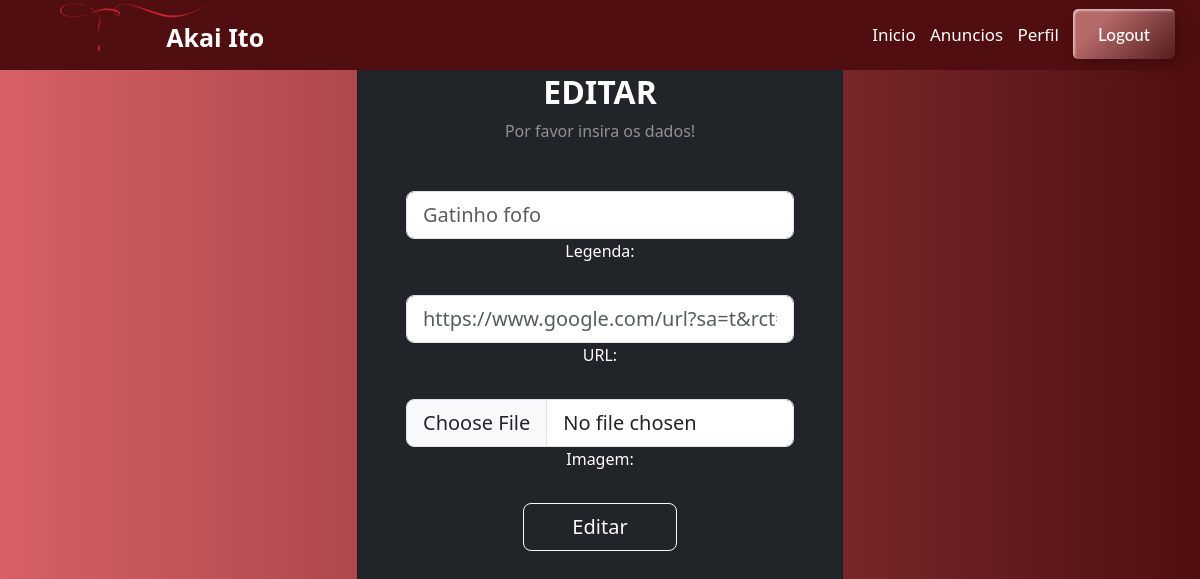
The page /anunciante_edit_anuncio.php?id=34 (signed in) on the database its author committed.
### tables this page shows
CREATE TABLE `anuncios` (
  `id` int(11) NOT NULL,
  `legenda` varchar(150) NOT NULL,
  `URL` varchar(300) NOT NULL,
  `id_user` int(11) NOT NULL,
  `imagem` varchar(100) NOT NULL
);

### anunciante_edit_anuncio.php (the view, shortened to what this page needs)
<?php
include("conexao.php");
?>
<!DOCTYPE html>
<html lang="en">
<head>
    <link rel="stylesheet" type="text/css" href="css/style.css">
    <link href="https://cdn.jsdelivr.net/npm/bootstrap@5.3.0-alpha3/dist/css/bootstrap.min.css" rel="stylesheet">
</head>
<body>
<section class="min-vh-100 gradient-custom">
  <nav>
    <img class="logo" src="img/akai-ito-.png" alt="some text" width=150 height=50>
    <label class="name">Akai Ito</label>
        <ul>
            <li><a href="anunciantehome.php">Inicio</a></li>
            <li><a href="anunciante_anuncios.php">Anuncios</a></li>
            <li><a href="anunciante_perfil.php">Perfil</a></li>
            <li><a href="logout.php" class="custom-btn btn-4">Logout</a></li>
        </ul>
  </nav>
<?php
$id_edit = $_GET['id'];
$dados = mysqli_query($data,"select * from anuncios WHERE id = '$id_edit'");
while ($d = mysqli_fetch_array($dados))
{
    $legenda= $d['legenda'];
    $URL = $d['URL'];
}
 if(isset($_GET['id']))
{
?>
  <div class="row d-flex justify-content-center align-items-center h-100">
      <div class="col-12 col-md-8 col-lg-6 col-xl-5">
        <div class="card bg-dark text-white" style="border-radius: 1rem;">
          <div class="card-body p-5 text-center">
            <div class="mb-md-5 mt-md-4 pb-5">
            <form action="anunciante_edicao_anuncio.php" method="POST" enctype="multipart/form-data">
              <h2 class="fw-bold mb-2 text-uppercase">Editar</h2>
              <p class="text-white-50 mb-5">Por favor insira os dados!</p>
              <div class="form-outline form-white mb-4">
                <input type="text" id="new_legenda" name="new_legenda" class="form-control form-control-lg" placeholder="<?php echo $legenda; ?>"/>
                <label class="form-label" for="new_legenda">Legenda: </label>
              </div>
              <div class="form-outline form-white mb-4">
                <input type="text" id="new_URL" name="new_URL" class="form-control form-control-lg" placeholder="<?php echo $URL; ?>"/>
                <label class="form-label" for="new_URL">URL: </label>
              </div>
              <div class="form-outline form-white mb-4">
                <input type="file" id="new_img" name="new_img" class="form-control form-control-lg"/>
                <label class="form-label" for="new_img">Imagem: </label>
              </div>
              <div class="form-outline form-white mb-4">
                <input class="btn btn-outline-light btn-lg px-5" type="submit" name="editar" value="Editar">
              </div>
            </div>
<?php } ?>
            </div>
        </div>
      </div>
    </div>
</section>
</body>
</html>

### css/style.css (style rules this page uses)
.gradient-custom { background: #D76067; background: -webkit-linear-gradient(to right, #500E10, #500E10); background: linear-gradient(to right, #D76067, #500E10) }
nav { position: fixed; background-color:#500E10; height: 70px; width: 100%; z-index: 1; }
.logo { font-size: 25px; position: relative; left: 5%; top: 1%; font-weight: bold; }
.name { font-size: 25px; position: relative; left: 1%; color: #ffffff; top: 25%; font-weight: bold; }
ul { position: relative; float: right; margin-right: 20px; }
ul li { display: inline-block; line-height: 70px; margin: 0 5px; }
ul li a { text-decoration: none; color: #ffffff; font-size: 17px; }
.custom-btn { justify-content: center; height: 50px; color: #fff; border-radius: 5px; padding: 10px 25px; font-family: 'Lato', sans-serif; text-align: center; font-weight: 500; background: transparent; cursor: pointer; transition: all 0.3s ease; position: relative; display: inline-block; box-shadow:inset 2px 2px 2px 0px rgba(255,255,255,.5), 7px 7px 20px 0px rgba(0,0,0,.1), 4px 4px 5px 0px rgba(0,0,0,.1); outline: none; margin-bottom: 10px; }
.btn-4 { background-color: #ffffff; background-image: linear-gradient(315deg, #541d1d 0%, rgb(182, 105, 105) 74%); line-height: 32px; padding-left: 5x; padding-right: 5x; padding-top: 5x; padding-bottom: 5x; border: none; }
.btn-4:before, .btn-4:after { position: absolute; content: ""; right: 0; top: 0; box-shadow: 4px 4px 6px 0 rgba(255,255,255,.9), -4px -4px 6px 0 rgba(116, 125, 136, .2), inset -4px -4px 6px 0 rgba(255,255,255,.9), inset 4px 4px 6px 0 rgba(116, 125, 136, .3); transition: all 0.3s ease; }
.btn-4:before { height: 0%; width: .1px; }
.btn-4:after { width: 0%; height: .1px; }

### rows shown on the page
anuncios: new_legenda "Gatinho fofo", new_URL "https://www.google.com/url?sa=t&rct=j&q=&esrc=s&source=web&cd=&cad=rja&uact=8&ved=2ahUKEwik8MWZ5an_AhXfqZUCHdfvCRMQFnoECA0QAQ&url=https%3A%2F%2Fpt.wikipedia.org%2Fwiki%2FGato&usg=AOvVaw0EHmUHp3UZr-ARVk1gJL1P&cshid=1685887768698895"
